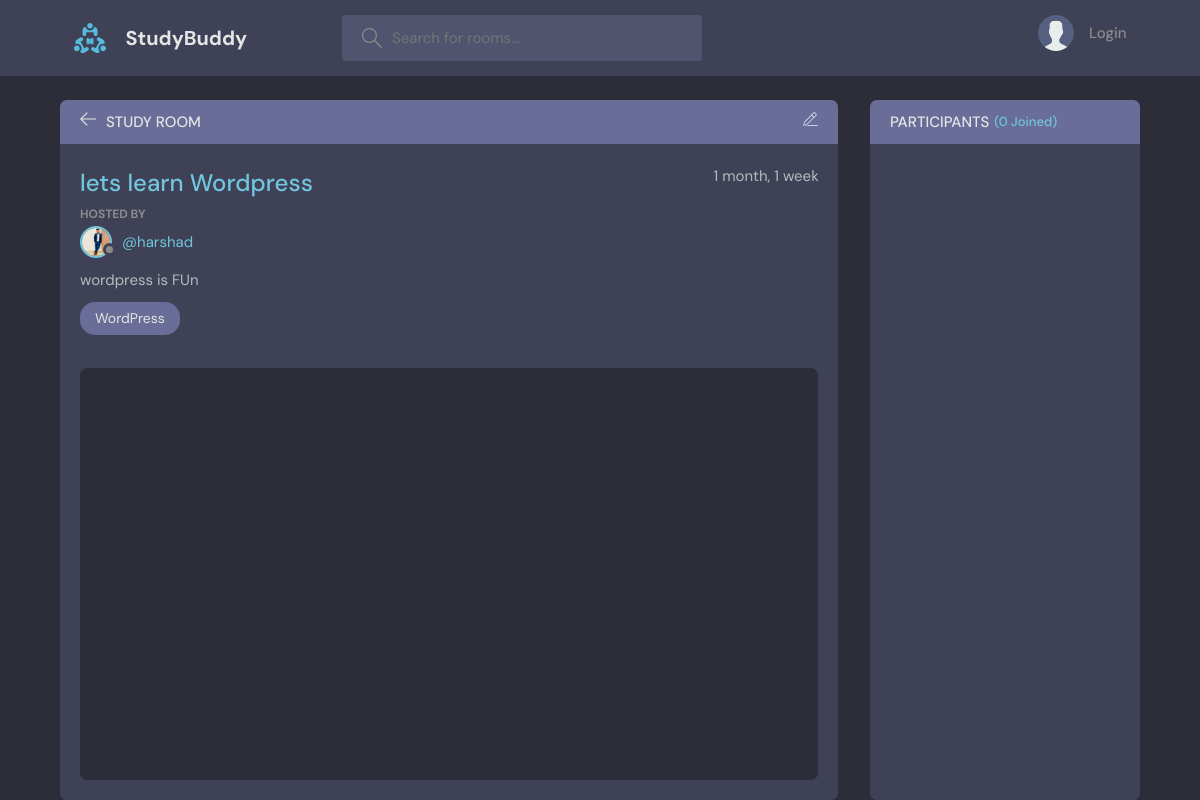
Page /room_page/2/ on the earlier database version.
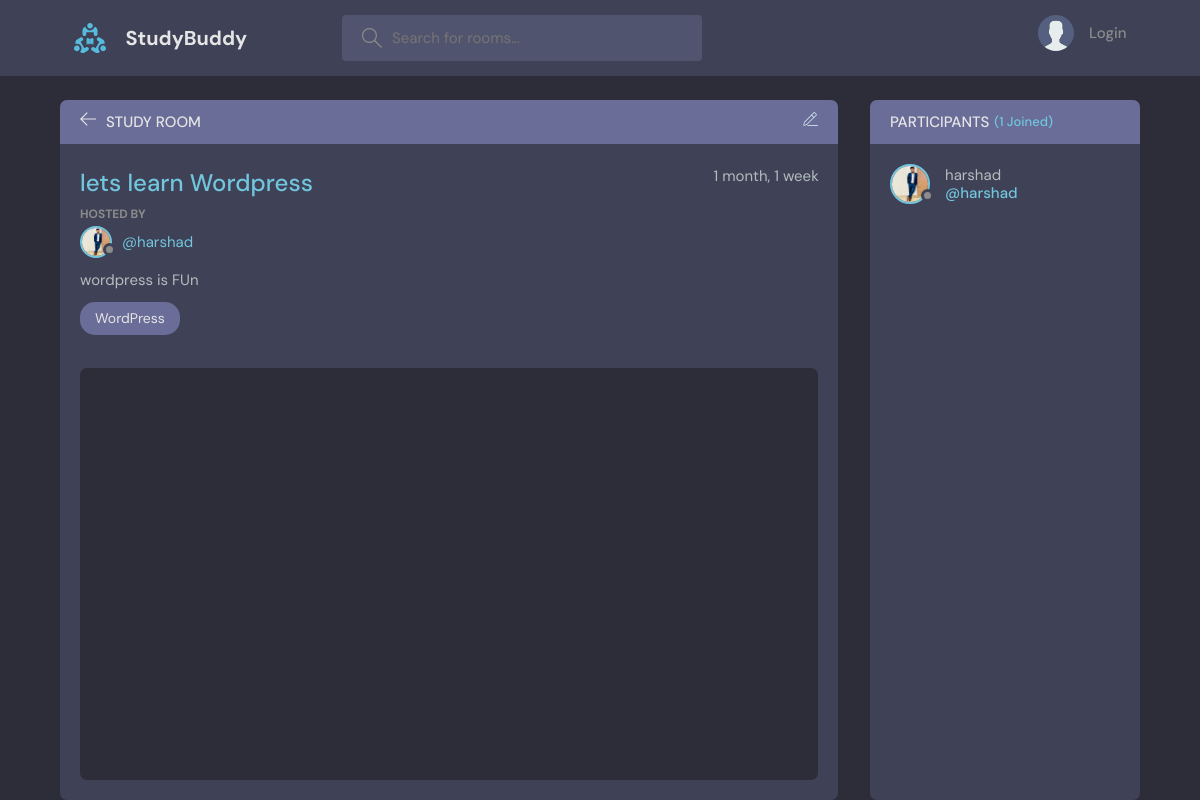
Same page on the later database version.
### base/models.py (models this page shows)
class User(AbstractUser):
    bio = models.TextField(null=True)
    avatar = models.ImageField(null=True,default="avatar.svg")

### base/views.py (the view, shortened to what this page needs)
# urls.py: path('room_page/<str:pk>/',views.room,name="room"),
def room(request, pk):
    room = Room.objects.get(id=pk)
    room_messages = room.message_set.all()
    participants = room.participants.all()
    context = {"participants": participants, "room": room, "room_messages": room_messages}
    return render(request, "base/room.html", context)

### base/models.py (called while the page is built)
    def __str__(self) -> str:
        return self.name

### base/templates/base/room.html (shortened to what this page needs)
{% extends 'main.html'%}
{% block content %}
    <main class="profile-page layout layout--2">
      <div class="container">
        <div class="room">
          <div class="room__top">
            <div class="room__topLeft">
              <a href="{% url 'home' %}">
                <svg version="1.1" xmlns="http://www.w3.org/2000/svg" width="32" height="32" viewBox="0 0 32 32">
                  <title>arrow-left</title>
                  <path
                    d="M13.723 2.286l-13.723 13.714 13.719 13.714 1.616-1.611-10.96-10.96h27.625v-2.286h-27.625l10.965-10.965-1.616-1.607z"
                  ></path>
                </svg>
              </a>
              <h3>Study Room</h3>
            </div>
            <div class="room__topRight">
              <a href="{% url 'update_room' room.id %}">
              </a>
            </div>
          </div>
          <div class="room__box scroll">
            <div class="room__header scroll">
              <div class="room__info">
                <h3>{{ room.name }}</h3>
                <span>{{ room.created | timesince }}</span>
              </div>
              <div class="room__hosted">
                <p>Hosted By</p>
                <a href="{% url 'user_profile' room.host.id %}" class="room__author">
                  <div class="avatar avatar--small">
                    <img src="{{ room.host.avatar.url }}" />
                  </div>
                  <span>@{{ room.host.username }}</span>
                </a>
              </div>
              <div class="room__details">
                {{ room.description }}
              </div>
              <span class="room__topics">{{ room.topic }}</span>
            </div>
            <div class="room__conversation">
              <div class="threads scroll">
              </div>
            </div>
          </div>
        </div>
        <div class="participants">
          <h3 class="participants__top">Participants <span>({{ participants.count}} Joined)</span></h3>
          <div class="participants__list scroll">
            {% for participant in participants %}
            <a href="{% url 'user_profile' participant.id %}" class="participant">
              <div class="avatar avatar--medium">
                <img src="{{ participant.avatar.url }}" />
              </div>
              <p>
                {{ participant.username }}
                <span>@{{ participant.username }}</span>
              </p>
            </a>
            {% endfor %}
          </div>
        </div>
      </div>
    </main>
    {% endblock content %}

Differences in the rows shown:
now on this page (row edited): User: avatar (picture), username "harshad"
Other differences:
{{ participants.count }}: "0" → "1"
